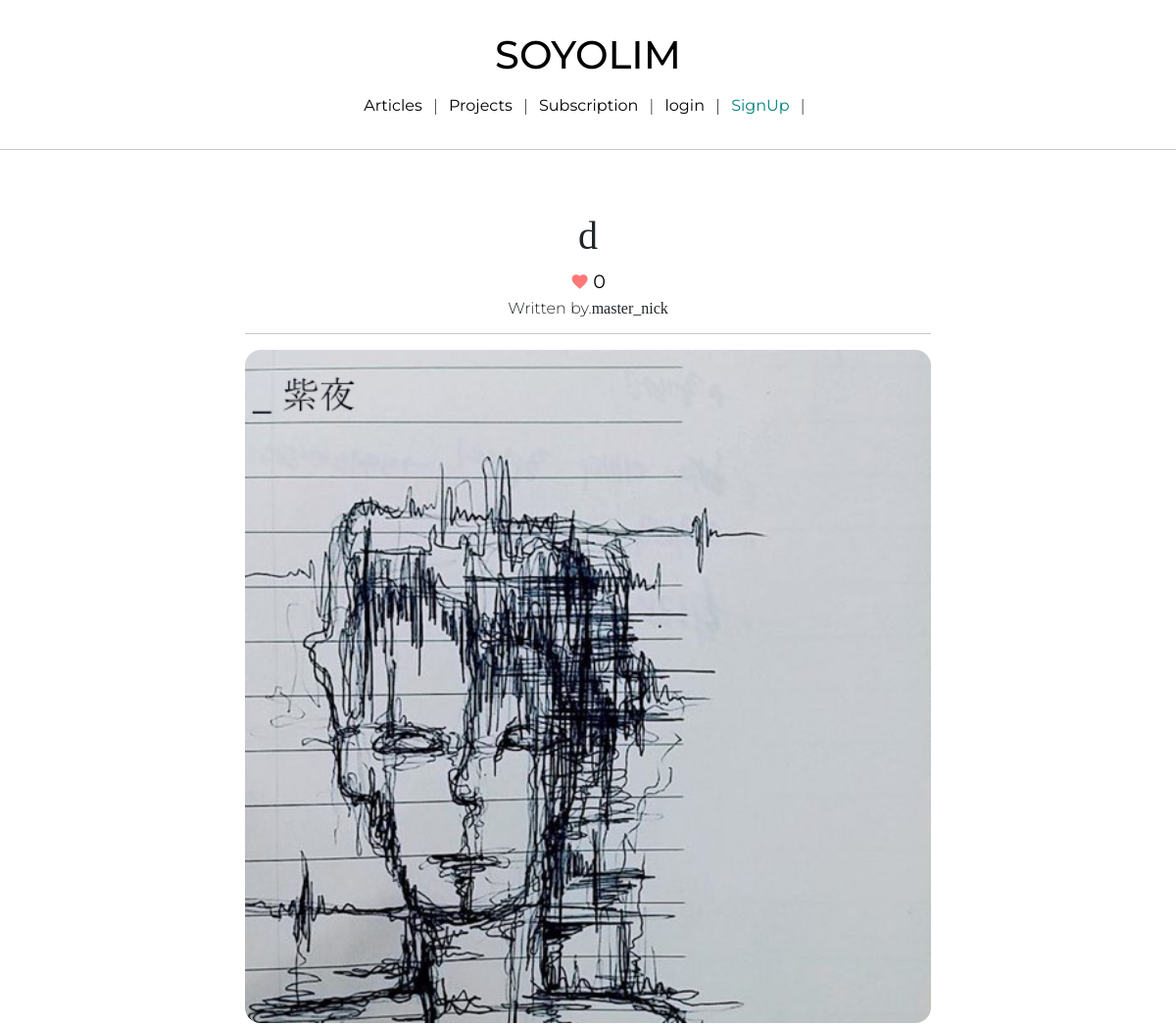
Page /articles/detail/5 (upper part) on the earlier database version.
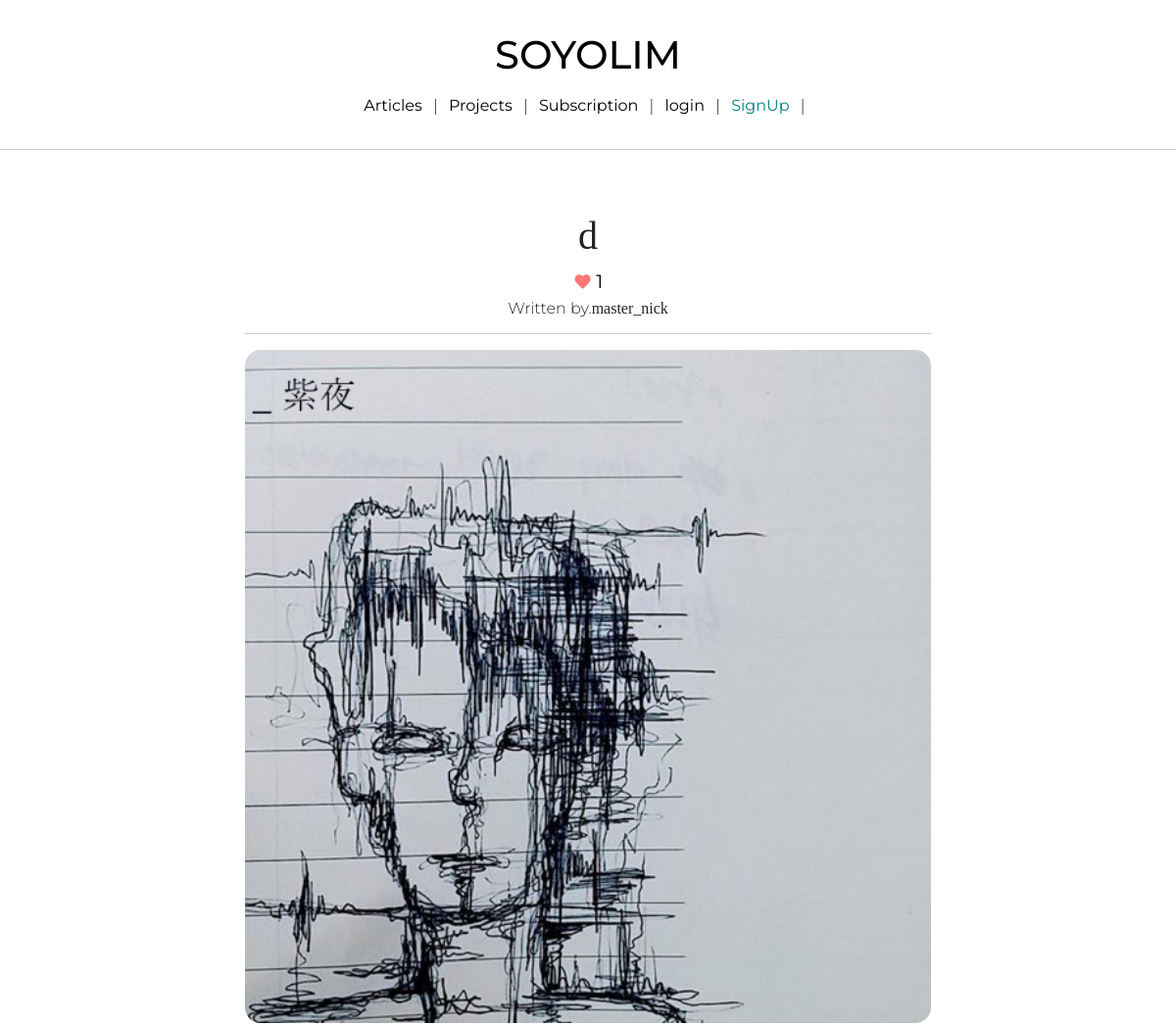
Same page on the later database version.
### articleapp/models.py (models this page shows)
class Article(models.Model):
    writer = models.ForeignKey(User, on_delete=models.SET_NULL, related_name='article', null=True)
    project = models.ForeignKey(Project, on_delete=models.SET_NULL,related_name='article', null=True)
    title = models.CharField(max_length=200, null=True)
    image = models.ImageField(upload_to='article/',null=False)
    content = models.TextField(null=True)
    created_at = models.DateField(auto_now_add=True, null=True)
    like = models.IntegerField(default=0)

### profileapp/models.py (models this page shows)
class Profile(models.Model):
    user = models.OneToOneField(User,on_delete=models.CASCADE, related_name='profile')
    image = models.ImageField(upload_to='profile/',null=True)
    nickname = models.CharField(max_length=255, unique=True, null=True)
    message = models.CharField(max_length=100, null=True)

### articleapp/views.py (the view)
# urls.py: path('detail/<int:pk>', ArticleDetailView.as_view(), name='detail'),
class ArticleDetailView(DetailView,FormMixin):
    model = Article
    form_class = CommentCreationForm
    context_object_name = 'target_article'
    template_name = 'articleapp/detail.html'

### articleapp/templates/articleapp/detail.html (shortened to what this page needs)
{% extends 'base.html' %}
{% load bootstrap4 %}
{% block content %}
<div>
  <div style = "text-align: center; max-width: 700px; margin: 4rem auto;">
    <h1>
      {{ target_article.title}}
    </h1>
    <div style="height:2rem;">
      <a href="{% url 'likeapp:article_like' pk=target_article.pk %}">
      <i style="vertical-align:middle; font-size: 1.2rem; color:#f77" class="material-icons">favorite</i>
      <span style="vertical-align:middle; font-size: 1.2rem;">{{target_article.like}}</span></a>
    </div>
    <h6 style="font-weight: 300;">
      <span>Written by.</span>{{ target_article.writer.profile.nickname }}
    </h6>
    <hr>
    <img style="width:100%; border-radius: 1rem; margin-bottom:1rem;" src="{{ target_article.image.url }}" alt="">
  </div>
</div>
{% endblock %}

Differences in the rows shown:
changed Article "master_nick": like "0" → "1"
